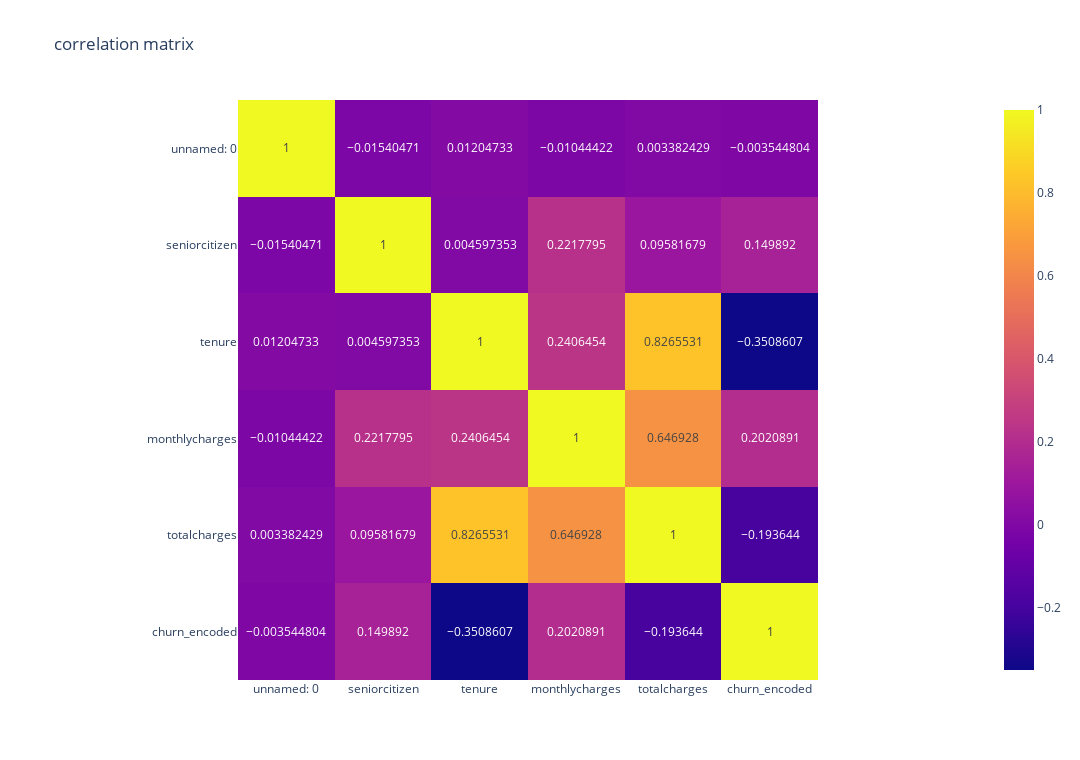

The code cell stored with this chart in its notebook:
### Markdown cell above
### Multivariate Analysis

### Code cell
# Visualize relationships between variables
## Calculate the correlations
corr_matrix = df.corr(numeric_only=True)

## Visualize the correlations 
fig = px.imshow(corr_matrix, text_auto=True, width = 1080, height = 760,
                title= f"correlation matrix")
fig.show()

### Figure 1 — Plotly figure (JSON) as saved in the notebook; plotly's stock layout.template omitted (floating-point values rounded to 4 significant figures)
{"data": [{"coloraxis": "coloraxis", "hovertemplate": "x: %{x}<br>y: %{y}<br>color: %{z}<extra></extra>", "name": "0", "texttemplate": "%{z}", "type": "heatmap", "x": ["unnamed: 0", "seniorcitizen", "tenure", "monthlycharges", "totalcharges", "churn_encoded"], "xaxis": "x", "y": ["unnamed: 0", "seniorcitizen", "tenure", "monthlycharges", "totalcharges", "churn_encoded"], "yaxis": "y", "z": [[1, -0.0154, 0.01205, -0.01044, 0.003382, -0.003545], [-0.0154, 1, 0.004597, 0.2218, 0.09582, 0.1499], [0.01205, 0.004597, 1, 0.2406, 0.8266, -0.3509], [-0.01044, 0.2218, 0.2406, 1, 0.6469, 0.2021], [0.003382, 0.09582, 0.8266, 0.6469, 1, -0.1936], [-0.003545, 0.1499, -0.3509, 0.2021, -0.1936, 1]]}], "layout": {"coloraxis": {"colorscale": [[0, "#0d0887"], [0.1111, "#46039f"], [0.2222, "#7201a8"], [0.3333, "#9c179e"], [0.4444, "#bd3786"], [0.5556, "#d8576b"], [0.6667, "#ed7953"], [0.7778, "#fb9f3a"], [0.8889, "#fdca26"], [1, "#f0f921"]]}, "height": 760, "title": {"text": "correlation matrix"}, "width": 1080, "xaxis": {"anchor": "y", "constrain": "domain", "domain": [0, 1], "scaleanchor": "y"}, "yaxis": {"anchor": "x", "autorange": "reversed", "constrain": "domain", "domain": [0, 1]}}}
